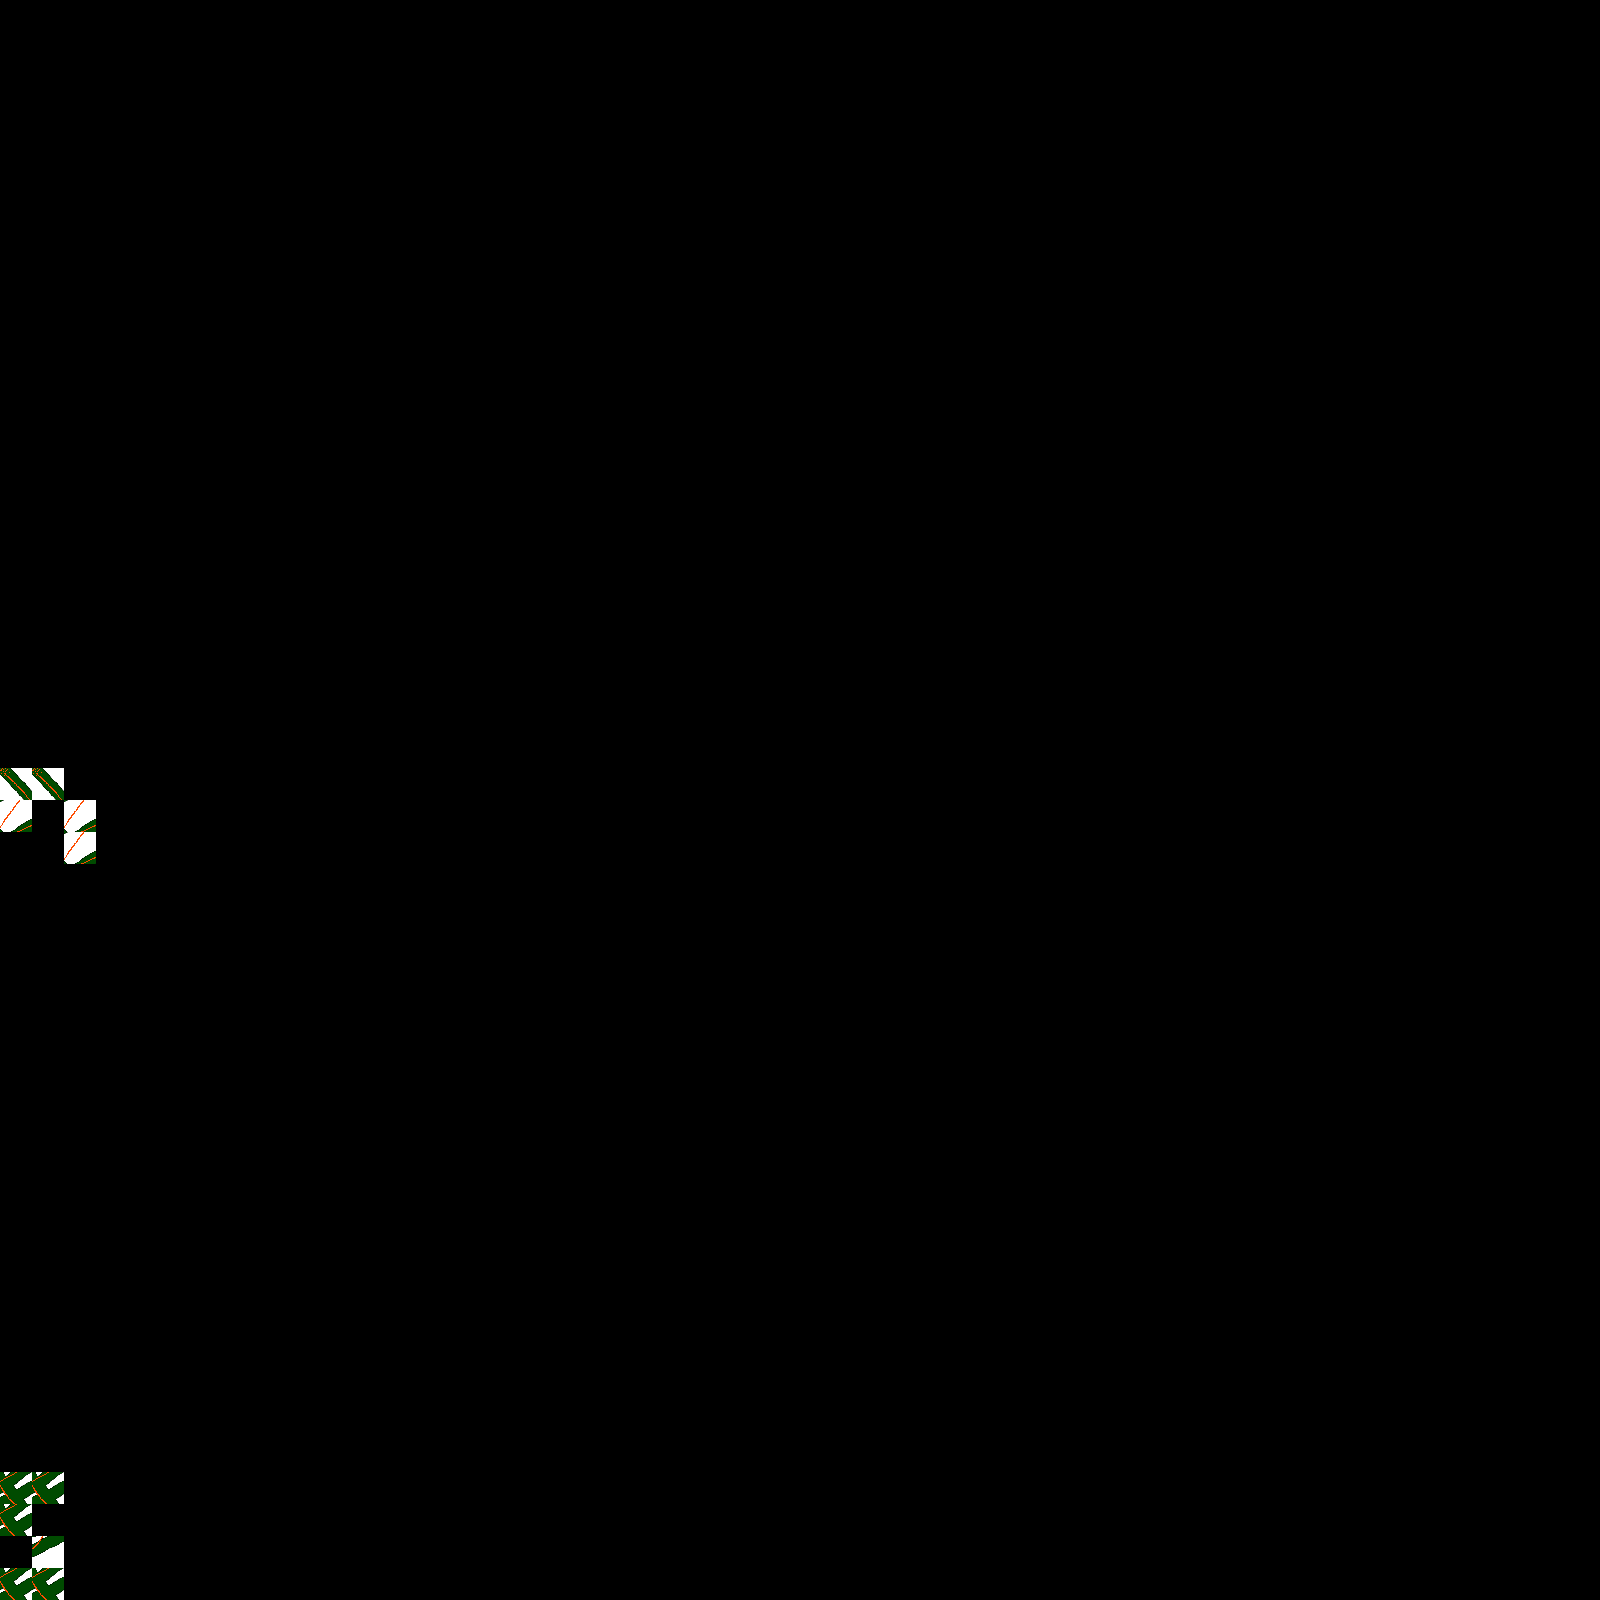

The image is a tile-based game level rendered from a .tmx file. Its description and source (layers, tilesets, objects; grid data summarised) follow:
An orthogonal 50x50 tile map with 32x32 px tiles, 1 tile layer (Ground).

<map version="1.0" orientation="orthogonal" width="50" height="50" tilewidth="32" tileheight="32">
 <tileset firstgid="1" name="blank" tilewidth="32" tileheight="32">
  <image source="blank.png" width="128" height="128" />
 </tileset>
 <layer name="Ground" width="50" height="50">
  <data>[2500 cells, 11 non-empty, 4 distinct tile ids]</data>
 </layer>
</map>
